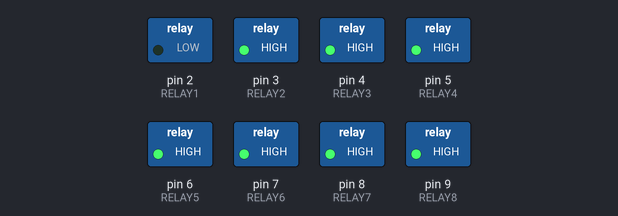
Recording of a sketch running on a simulated Arduino Uno, built with avr-gcc and run on an emulated ATmega328P. Parts: switched loads named in the sketch (green lamp = pin HIGH). What the sketch prints to the serial monitor is not drawn.

Above: at 0.7 s.
At 2.8 s:
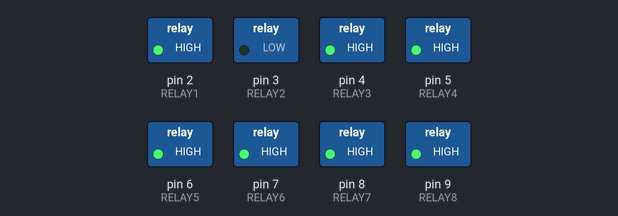
At 4.9 s:
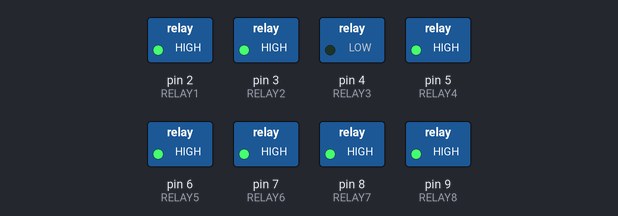
At 9.1 s:
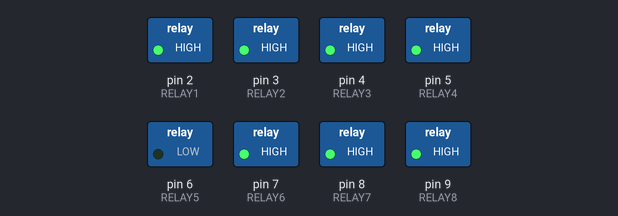
At 13.3 s:
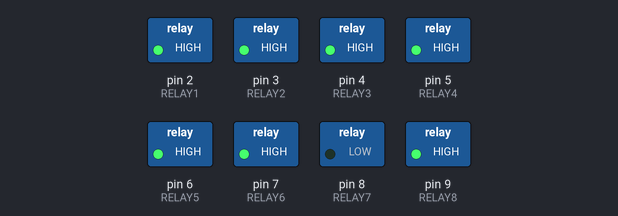
At 17.4 s:
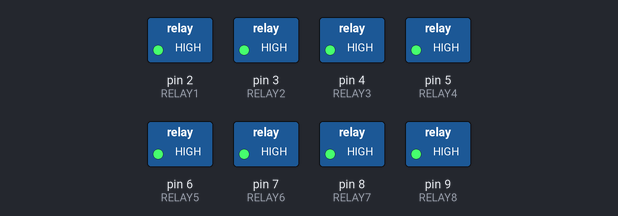
Timing chart, 0 to 18.9 s (numbered marks = the images above):
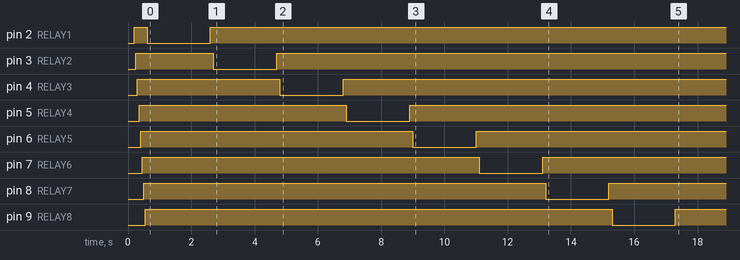

The sketch:

Dust_Chamber_V2_Code_Su_01.ino
```cpp
/*
date: 12/9/2022
fname: Dust_Chamber_V2_Code_Su_01.ino
Description: code modified by Steve Su to increase dust expelled by creating "stage 2" (starts at end of 4hours) which increased the time of air ejected and decreased the dwell time between each firing.
notes: The regulator press was set at 60 psi for entire 8hr
*/
#define RELAY1 2 //Defining the pin 2 of the Arduino for the 1 relay module
#define RELAY2 3 //Defining the pin 3 of the Arduino for the 2 relay module
#define RELAY3 4 //Defining the pin 4 of the Arduino for the 3 relay module
#define RELAY4 5 //Defining the pin 5 of the Arduino for the 4 relay module
#define RELAY5 6 //Defining the pin 6 of the Arduino for the 5 relay module
#define RELAY6 7 //Defining the pin 7 of the Arduino for the 6 relay module
#define RELAY7 8 //Defining the pin 8 of the Arduino for the 7 relay module
#define RELAY8 9 //Defining the pin 9 of the Arduino for the 8 relay module

/* ------ Change ON, OFF and Total Test hours here ------ */
const int TIME_ON = 3; // On time in seconds per RELAY for stage 1
const int TIME_OFF = 300; // Off time in seconds AFTER all RELAYS ON cycles for stage 1
const int TIME_ON_2 = 10; // On time in seconds per RELAY for stage 2
const int TIME_OFF_2 = 180; // Off time in seconds AFTER all RELAYS ON cycles for stage 2

const int TOTAL_TEST_HOURS = 4; // Total test time in hours per stage (No decimal)


/* ------ !!!!! DO NOT CHANGE BELOW THIS LINE !!!!! ------ */
int total_cycle = 60/((float)((float)TIME_ON*3+(float)TIME_OFF)/60)*(float)TOTAL_TEST_HOURS; // Calculate total number of cycles: 60min/hr * total time per cycle (in mins) * total target test hours
int total_cycle_2 = 60/((float)((float)TIME_ON_2 * 3+(float)TIME_OFF_2)/60)*(float)TOTAL_TEST_HOURS;

void setup()
 {
    Serial.begin(9600);
    pinMode(RELAY1, OUTPUT); //Defining the pin 2 of the Arduino as output
    pinMode(RELAY2, OUTPUT); //Defining the pin 3 of the Arduino as output
    pinMode(RELAY3, OUTPUT); //Defining the pin 4 of the Arduino as output
    pinMode(RELAY4, OUTPUT); //Defining the pin 5 of the Arduino as output
    pinMode(RELAY5, OUTPUT); //Defining the pin 6 of the Arduino as output
    pinMode(RELAY6, OUTPUT); //Defining the pin 7 of the Arduino as output
    pinMode(RELAY7, OUTPUT); //Defining the pin 8 of the Arduino as output
    pinMode(RELAY8, OUTPUT); //Defining the pin 9 of the Arduino as output
    delay(100);
 }

void loop()
 {


  delay(100); //initial delay
  digitalWrite(RELAY1,HIGH); // This will Turn the Relay Off
  delay(50); //initial delay
  digitalWrite(RELAY2,HIGH); // This will Turn the Relay Off
  delay(50); //initial delay
  digitalWrite(RELAY3,HIGH); // This will Turn the Relay Off
  delay(50); //initial delay
  digitalWrite(RELAY4,HIGH); // This will Turn the Relay Off
  delay(50); //initial delay
  digitalWrite(RELAY5,HIGH); // This will Turn the Relay Off
  delay(50); //initial delay
  digitalWrite(RELAY6,HIGH); // This will Turn the Relay Off
  delay(50); //initial delay
  digitalWrite(RELAY7,HIGH); // This will Turn the Relay Off
  delay(50); //initial delay
  digitalWrite(RELAY8,HIGH); // This will Turn the Relay Off
  delay(50); //initial delay

  for  (int i = 1; i <= total_cycle+1; i++) {
    Serial.print("Beginning cycle stage 1 : ");
    Serial.print(i);
    Serial.print(" of ");
    Serial.print(total_cycle);
    Serial.println("...");
    digitalWrite(RELAY1,LOW); // This will Turn ON the relay 1
    delay((TIME_ON-1)*1000); // Wait for (X) seconds
    digitalWrite(RELAY1,HIGH); // This will Turn the Relay Off
    delay(100); // This is pause time

    digitalWrite(RELAY2,LOW); // This will Turn ON the relay 2
    delay((TIME_ON-1)*1000); // Wait for (X) seconds
    digitalWrite(RELAY2,HIGH); // This will Turn the Relay Off
    delay(100); // This is pause time

    digitalWrite(RELAY3,LOW); // This will Turn ON the relay 3
    delay((TIME_ON-1)*1000); // Wait for (X) seconds
    digitalWrite(RELAY3,HIGH); // This will Turn the Relay Off
    delay(100); // This is pause time

    digitalWrite(RELAY4,LOW); // This will Turn ON the relay 4
    delay((TIME_ON-1)*1000); // Wait for (X) seconds
    digitalWrite(RELAY4,HIGH); // This will Turn the Relay Off
    delay(100); // This is pause time

    digitalWrite(RELAY5,LOW); // This will Turn ON the relay 5
    delay((TIME_ON-1)*1000); // Wait for (X) seconds
    digitalWrite(RELAY5,HIGH); // This will Turn the Relay Off
    delay(100); // This is pause time

    digitalWrite(RELAY6,LOW); // This will Turn ON the relay 6
    delay((TIME_ON-1)*1000); // Wait for (X) seconds
    digitalWrite(RELAY6,HIGH); // This will Turn the Relay Off
    delay(100); // This is pause time

    digitalWrite(RELAY7,LOW); // This will Turn ON the relay 7
    delay((TIME_ON-1)*1000); // Wait for (X) seconds
    digitalWrite(RELAY7,HIGH); // This will Turn the Relay Off
    delay(100); // This is pause time

    digitalWrite(RELAY8,LOW); // This will Turn ON the relay 8
    delay((TIME_ON-1)*1000); // Wait for (X) seconds
    digitalWrite(RELAY8,HIGH); // This will Turn the Relay Off

    delay((long) TIME_OFF*1000); // This is OFF time

    Serial.print("End of step1");
    Serial.print(i);
    Serial.println(" cycles.");
    delay(50);
    }

   for  (int i = 1; i <= total_cycle_2+1; i++) {
    Serial.print("Beginning cycle stage 2: ");
    Serial.print(i);
    Serial.print(" of ");
    Serial.print(total_cycle_2);
    Serial.println("...");
    digitalWrite(RELAY1,LOW); // This will Turn ON the relay 1
    delay((TIME_ON_2-1)*1000); // Wait for (X) seconds
    digitalWrite(RELAY1,HIGH); // This will Turn the Relay Off
    delay(100); // This is pause time

    digitalWrite(RELAY2,LOW); // This will Turn ON the relay 2
    delay((TIME_ON_2-1)*1000); // Wait for (X) seconds
    digitalWrite(RELAY2,HIGH); // This will Turn the Relay Off
    delay(100); // This is pause time

    digitalWrite(RELAY3,LOW); // This will Turn ON the relay 3
    delay((TIME_ON_2-1)*1000); // Wait for (X) seconds
    digitalWrite(RELAY3,HIGH); // This will Turn the Relay Off
    delay(100); // This is pause time

    digitalWrite(RELAY4,LOW); // This will Turn ON the relay 4
    delay((TIME_ON_2-1)*1000); // Wait for (X) seconds
    digitalWrite(RELAY4,HIGH); // This will Turn the Relay Off
    delay(100); // This is pause time

    digitalWrite(RELAY5,LOW); // This will Turn ON the relay 5
    delay((TIME_ON_2-1)*1000); // Wait for (X) seconds
    digitalWrite(RELAY5,HIGH); // This will Turn the Relay Off
    delay(100); // This is pause time

    digitalWrite(RELAY6,LOW); // This will Turn ON the relay 6
    delay((TIME_ON_2-1)*1000); // Wait for (X) seconds
    digitalWrite(RELAY6,HIGH); // This will Turn the Relay Off
    delay(100); // This is pause time

    digitalWrite(RELAY7,LOW); // This will Turn ON the relay 7
    delay((TIME_ON_2-1)*1000); // Wait for (X) seconds
    digitalWrite(RELAY7,HIGH); // This will Turn the Relay Off
    delay(100); // This is pause time

    digitalWrite(RELAY8,LOW); // This will Turn ON the relay 8
    delay((TIME_ON_2-1)*1000); // Wait for (X) seconds
    digitalWrite(RELAY8,HIGH); // This will Turn the Relay Off

    delay((long) TIME_OFF_2*1000); // This is OFF time

    Serial.print("End of step2");
    Serial.print(i);
    Serial.println(" cycles.");
    delay(50);
    }

  Serial.println("Test Completed. Program terminated");
  delay(50);
  exit (0);
 }
```

Measured:
- by itself, pin 2 (RELAY1): LOW → HIGH at 0.20 s, → LOW 0.40 s later, → HIGH 2.0 s later
- by itself, pin 3 (RELAY2): LOW → HIGH at 0.25 s, → LOW 2.5 s later, → HIGH 2.0 s later
- by itself, pin 4 (RELAY3): LOW → HIGH at 0.30 s, → LOW 4.5 s later, → HIGH 2.0 s later
- by itself, pin 5 (RELAY4): LOW → HIGH at 0.35 s, → LOW 6.6 s later, → HIGH 2.0 s later
- by itself, pin 6 (RELAY5): LOW → HIGH at 0.40 s, → LOW 8.6 s later, → HIGH 2.0 s later
- by itself, pin 7 (RELAY6): LOW → HIGH at 0.45 s, → LOW 10.7 s later, → HIGH 2.0 s later
- by itself, pin 8 (RELAY7): LOW → HIGH at 0.50 s, → LOW 12.7 s later, → HIGH 2.0 s later
- by itself, pin 9 (RELAY8): LOW → HIGH at 0.55 s, → LOW 14.8 s later, → HIGH 2.0 s later
